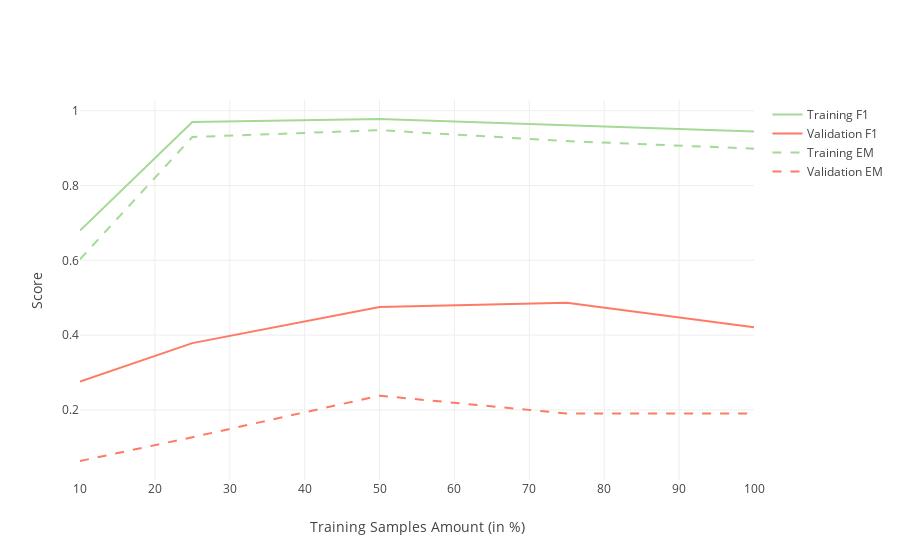

The notebook cell saved with this chart:
### Markdown cell above
### Curvas de Aprendizado sem K-Fold e sem ELMo, com Word Embeddings de 600 dimensões e respostas adicionais apenas para dev.

### Code cell
metrics_single_fold_no_elmo_reduced_path = "{}/metrics/single_fold_no_elmo_reduced".format(os.getcwd())
plot_single_fold(metrics_single_fold_no_elmo_reduced_path)

### Figure 1 — Plotly figure (JSON) as saved in the notebook; plotly's stock layout.template omitted (floating-point values rounded to 4 significant figures)
{"data": [{"line": {"color": "rgb(163,218,151)"}, "mode": "lines", "name": "Training F1", "type": "scatter", "uid": "b46883e8-c7cb-4710-86b8-9626d969a97e", "x": ["10", "25", "50", "75", "100"], "y": [0.6796, 0.9699, 0.9778, 0.9603, 0.9442]}, {"line": {"color": "rgb(255,122,101)"}, "mode": "lines", "name": "Validation F1", "type": "scatter", "uid": "6808a1de-e0ec-4979-be0c-d13d3ba07f13", "x": ["10", "25", "50", "75", "100"], "y": [0.2757, 0.3786, 0.4751, 0.4863, 0.4209]}, {"line": {"color": "rgb(163,218,151)", "dash": "dash"}, "mode": "lines", "name": "Training EM", "type": "scatter", "uid": "511c2b73-643c-4f54-919a-11355c335413", "x": ["10", "25", "50", "75", "100"], "y": [0.6027, 0.9296, 0.9479, 0.9188, 0.8984]}, {"line": {"color": "rgb(255,122,101)", "dash": "dash"}, "mode": "lines", "name": "Validation EM", "type": "scatter", "uid": "0acd8ba0-4456-4783-9ccd-7c75798459f7", "x": ["10", "25", "50", "75", "100"], "y": [0.06349, 0.127, 0.2381, 0.1905, 0.1905]}], "layout": {"title": {"text": ""}, "xaxis": {"title": {"text": "Training Samples Amount (in %)"}}, "yaxis": {"title": {"text": "Score"}}}}
